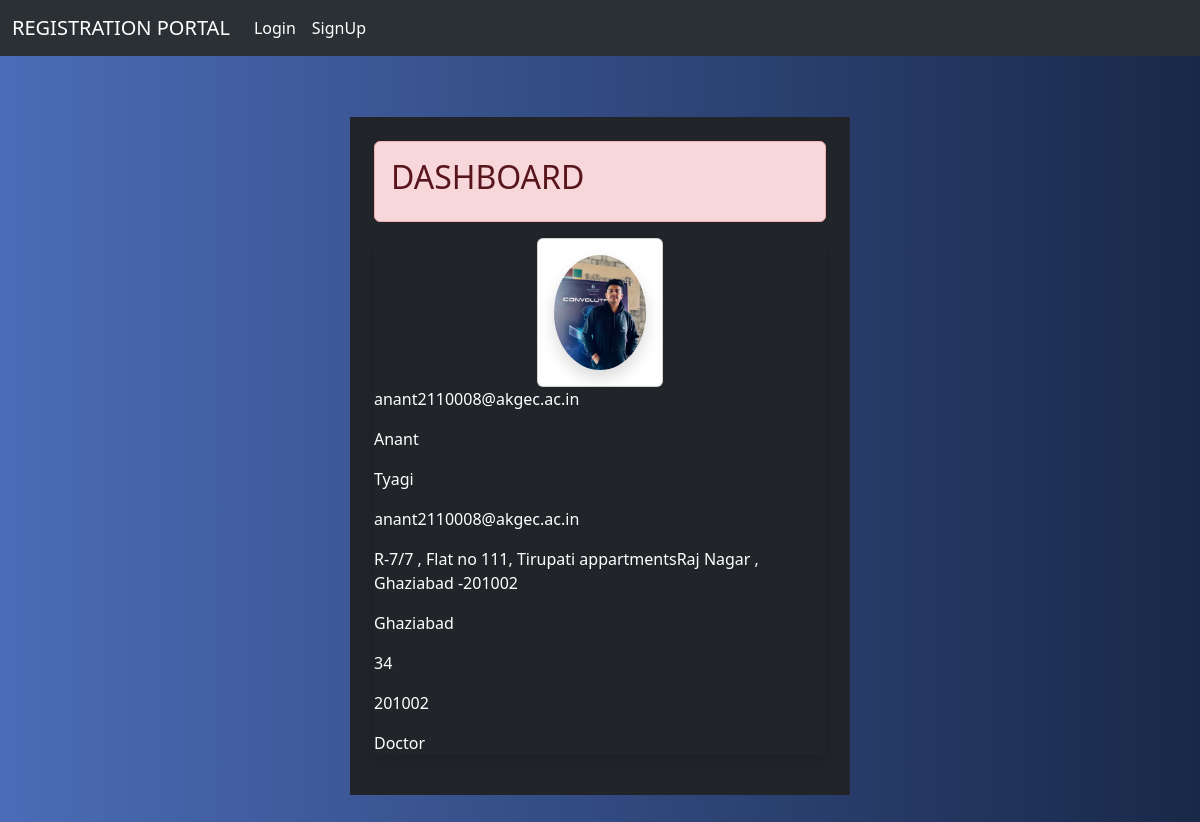
The page /dashboard/ (signed in) on the database its author committed.
### app/models.py (models this page shows, shortened)
class CustomUser(AbstractBaseUser, PermissionsMixin):
    ROLE_CHOICES =[
        ('Doc' 'Doctor'),
        ('Pat', 'Patient'),]
    email = models.EmailField(unique=True)
    username = models.CharField(max_length=150, unique=True)
    first_name = models.CharField(max_length=30)
    last_name = models.CharField(max_length=30)
    profile_picture = models.ImageField(upload_to='profile_pictures/', blank=True, null=True)
    address_line1 = models.CharField(max_length=255)
    city = models.CharField(max_length=100)
    state = models.CharField(max_length=100)
    pincode = models.CharField(max_length=10)
    is_active = models.BooleanField(default=True)
    is_staff = models.BooleanField(default=False)
    date_joined = models.DateTimeField(auto_now_add=True)
    role=models.CharField(max_length=20)
    objects = CustomUserManager()
    USERNAME_FIELD = 'email'
    REQUIRED_FIELDS = ['username', 'first_name', 'last_name']

### app/views.py (the view)
# urls.py: path('dashboard/',views.dashboard,name='dashboard'),
def dashboard(request):
    if request.user.is_authenticated:
        u=CustomUser.objects.get(username=request.user.username)
        return render(request, 'app/dashboard.html', {'user': u})
    else:
        return HttpResponseRedirect('/login/')

### app/templates/app/dashboard.html
{% extends 'app/index.html' %}
{% load static %}
{% block content %}
    <div class="col-lg-5 text-white p-4 mx-auto bg-dark ">
        <div class="alert  alert-danger">
           <h2> DASHBOARD</h2>
        </div>
        <div class=" shadow p-12 mx-auto">
            <div class="container">
                <div class="row">
                    <div class="col-md-4 offset-md-4">
                        <div class="card">
                            <div class="card-body text-center">
                                <img src="{{user.profile_picture}}" class="img-fluid rounded-circle shadow" alt="Profile Picture">
                            </div>
                        </div>
                    </div>
                </div>
            </div>
   <p> {{user.email}}</p>
   <p>{{user.first_name}}</p>
   <p> {{user.last_name}}</p>
   <p>{{user.username}}</p>
   <p> {{user.address_line1}}</p>
   <p> {{user.city}}</p>
   <p> {{user.state}}</p>
   <p> {{user.pincode}}</p>
   <p> {{user.role}}</p>
    </div>
    </div>
{% endblock content %}

### app/templates/app/index.html (shortened to what this page needs)
<!doctype html>
<html lang="en">
  <head>
    <link href="https://cdn.jsdelivr.net/npm/bootstrap@5.3.2/dist/css/bootstrap.min.css" rel="stylesheet">
  </head>
  <body >
    <nav class="navbar navbar-expand-lg bg-body-tertiary d-flex justify-content-between " data-bs-theme="dark">
        <div class="container-fluid">
          <a class="navbar-brand" href="{% url 'home' %}">REGISTRATION PORTAL</a>
          <div class="collapse navbar-collapse  " id="navbarNav">
            <ul class="navbar-nav  ">
              <li class="nav-item">
                <a class="nav-link active" aria-current="page" href="{% url 'login' %}">Login</a>
              </li>
              <li class="nav-item">
                <a class="nav-link active" aria-current="page" href="{% url 'signup' %}">SignUp</a>
              </li>
            </ul>
          </div>
        </div>
        </nav>
        <div class="d-flex justify-content-center align-items-center vh-100 w-100vh">
        {% block content %}{% endblock content %}
      </div>
  </body>
</html>

### app/templates/app/index.html (style rules this page uses)
body { background: linear-gradient(to right, #4b6cb7, #182848); color: #fff; }

### rows shown on the page
CustomUser: profile_picture (picture), email "anant2110008@akgec.ac.in", first_name "Anant", last_name "Tyagi", username "anant2110008@akgec.ac.in", address_line1 "R-7/7 , Flat no 111, Tirupati appartmentsRaj Nagar , Ghaziabad -201002", city "Ghaziabad", state "34", pincode "201002", role "Doctor"
